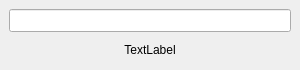
<?xml version="1.0" encoding="UTF-8"?>
<ui version="4.0">
 <class>MainWindow</class>
 <widget class="QMainWindow" name="MainWindow">
  <property name="geometry">
   <rect>
    <x>0</x>
    <y>0</y>
    <width>300</width>
    <height>70</height>
   </rect>
  </property>
  <property name="sizePolicy">
   <sizepolicy hsizetype="Fixed" vsizetype="Fixed">
    <horstretch>0</horstretch>
    <verstretch>0</verstretch>
   </sizepolicy>
  </property>
  <property name="minimumSize">
   <size>
    <width>300</width>
    <height>70</height>
   </size>
  </property>
  <property name="maximumSize">
   <size>
    <width>300</width>
    <height>70</height>
   </size>
  </property>
  <property name="windowTitle">
   <string>MainWindow</string>
  </property>
  <widget class="QWidget" name="centralwidget">
   <property name="sizePolicy">
    <sizepolicy hsizetype="Preferred" vsizetype="Preferred">
     <horstretch>0</horstretch>
     <verstretch>0</verstretch>
    </sizepolicy>
   </property>
   <layout class="QGridLayout" name="gridLayout">
    <item row="0" column="0">
     <layout class="QVBoxLayout" name="verticalLayout">
      <item>
       <widget class="QLineEdit" name="lineEdit">
        <property name="sizePolicy">
         <sizepolicy hsizetype="Expanding" vsizetype="Expanding">
          <horstretch>0</horstretch>
          <verstretch>0</verstretch>
         </sizepolicy>
        </property>
        <property name="alignment">
         <set>Qt::AlignRight|Qt::AlignTrailing|Qt::AlignVCenter</set>
        </property>
       </widget>
      </item>
      <item>
       <widget class="QLabel" name="label">
        <property name="sizePolicy">
         <sizepolicy hsizetype="Expanding" vsizetype="Expanding">
          <horstretch>0</horstretch>
          <verstretch>0</verstretch>
         </sizepolicy>
        </property>
        <property name="text">
         <string>TextLabel</string>
        </property>
        <property name="alignment">
         <set>Qt::AlignCenter</set>
        </property>
       </widget>
      </item>
     </layout>
    </item>
   </layout>
  </widget>
 </widget>
 <resources/>
 <connections/>
</ui>
